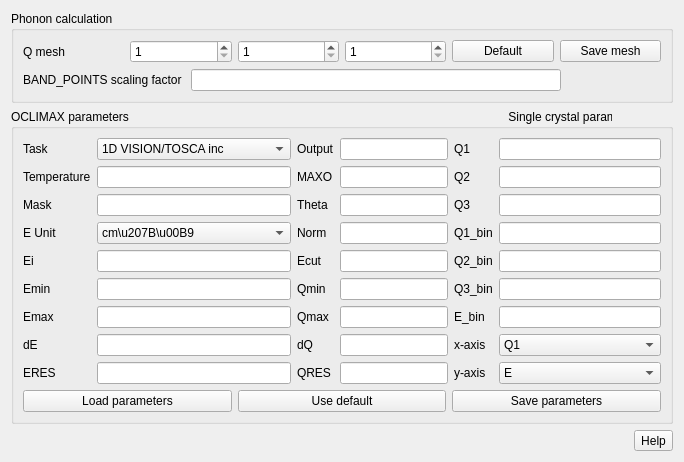
<?xml version="1.0" encoding="UTF-8"?>
<ui version="4.0">
 <class>OCLIMAX</class>
 <widget class="QWidget" name="OCLIMAX">
  <property name="geometry">
   <rect>
    <x>0</x>
    <y>0</y>
    <width>624</width>
    <height>460</height>
   </rect>
  </property>
  <property name="windowTitle">
   <string>Set up simulation</string>
  </property>
  <layout class="QVBoxLayout" name="verticalLayout">
   <item>
    <widget class="QGroupBox" name="groupBox">
     <property name="title">
      <string>Phonon calculation</string>
     </property>
     <layout class="QVBoxLayout" name="verticalLayout_2">
      <item>
       <layout class="QHBoxLayout" name="horizontalLayout">
        <item>
         <widget class="QLabel" name="label">
          <property name="text">
           <string>Q mesh</string>
          </property>
         </widget>
        </item>
        <item>
         <widget class="QSpinBox" name="spinBox_mesh1">
          <property name="minimum">
           <number>1</number>
          </property>
         </widget>
        </item>
        <item>
         <widget class="QSpinBox" name="spinBox_mesh2">
          <property name="minimum">
           <number>1</number>
          </property>
         </widget>
        </item>
        <item>
         <widget class="QSpinBox" name="spinBox_mesh3">
          <property name="minimum">
           <number>1</number>
          </property>
         </widget>
        </item>
        <item>
         <widget class="QPushButton" name="pushButton_ph_default">
          <property name="text">
           <string>Default</string>
          </property>
         </widget>
        </item>
        <item>
         <widget class="QPushButton" name="pushButton_ph_save">
          <property name="text">
           <string>Save mesh</string>
          </property>
         </widget>
        </item>
       </layout>
      </item>
      <item>
       <layout class="QHBoxLayout" name="horizontalLayout_3">
        <item>
         <widget class="QLabel" name="label_29">
          <property name="text">
           <string>BAND_POINTS scaling factor </string>
          </property>
         </widget>
        </item>
        <item>
         <widget class="QLineEdit" name="lineEdit_bscale"/>
        </item>
        <item>
         <spacer name="verticalSpacer_5">
          <property name="orientation">
           <enum>Qt::Vertical</enum>
          </property>
          <property name="sizeHint" stdset="0">
           <size>
            <width>20</width>
            <height>40</height>
           </size>
          </property>
         </spacer>
        </item>
        <item>
         <spacer name="verticalSpacer_4">
          <property name="orientation">
           <enum>Qt::Vertical</enum>
          </property>
          <property name="sizeHint" stdset="0">
           <size>
            <width>20</width>
            <height>40</height>
           </size>
          </property>
         </spacer>
        </item>
        <item>
         <spacer name="verticalSpacer_3">
          <property name="orientation">
           <enum>Qt::Vertical</enum>
          </property>
          <property name="sizeHint" stdset="0">
           <size>
            <width>20</width>
            <height>40</height>
           </size>
          </property>
         </spacer>
        </item>
        <item>
         <spacer name="verticalSpacer">
          <property name="orientation">
           <enum>Qt::Vertical</enum>
          </property>
          <property name="sizeHint" stdset="0">
           <size>
            <width>20</width>
            <height>40</height>
           </size>
          </property>
         </spacer>
        </item>
        <item>
         <spacer name="verticalSpacer_2">
          <property name="orientation">
           <enum>Qt::Vertical</enum>
          </property>
          <property name="sizeHint" stdset="0">
           <size>
            <width>20</width>
            <height>40</height>
           </size>
          </property>
         </spacer>
        </item>
       </layout>
      </item>
     </layout>
    </widget>
   </item>
   <item>
    <widget class="QGroupBox" name="groupBox_2">
     <property name="enabled">
      <bool>true</bool>
     </property>
     <property name="title">
      <string>OCLIMAX parameters                                                                                                                  Single crystal parameters</string>
     </property>
     <layout class="QFormLayout" name="formLayout">
      <item row="0" column="0">
       <layout class="QGridLayout" name="gridLayout">
        <item row="7" column="2">
         <widget class="QLineEdit" name="lineEdit_Emax"/>
        </item>
        <item row="10" column="2">
         <widget class="QLineEdit" name="lineEdit_Eres"/>
        </item>
        <item row="1" column="0">
         <widget class="QLabel" name="label_4">
          <property name="text">
           <string>Temperature</string>
          </property>
         </widget>
        </item>
        <item row="0" column="4">
         <widget class="QLineEdit" name="lineEdit_output"/>
        </item>
        <item row="1" column="2">
         <widget class="QLineEdit" name="lineEdit_temp"/>
        </item>
        <item row="1" column="4">
         <widget class="QLineEdit" name="lineEdit_maxo"/>
        </item>
        <item row="6" column="2">
         <widget class="QLineEdit" name="lineEdit_Emin"/>
        </item>
        <item row="7" column="4">
         <widget class="QLineEdit" name="lineEdit_Qmax"/>
        </item>
        <item row="7" column="0">
         <widget class="QLabel" name="label_9">
          <property name="text">
           <string>Emax</string>
          </property>
         </widget>
        </item>
        <item row="4" column="0">
         <widget class="QLabel" name="label_17">
          <property name="text">
           <string>E Unit</string>
          </property>
         </widget>
        </item>
        <item row="10" column="4">
         <widget class="QLineEdit" name="lineEdit_Qres"/>
        </item>
        <item row="7" column="3">
         <widget class="QLabel" name="label_11">
          <property name="text">
           <string>Qmax</string>
          </property>
         </widget>
        </item>
        <item row="6" column="3">
         <widget class="QLabel" name="label_10">
          <property name="text">
           <string>Qmin</string>
          </property>
         </widget>
        </item>
        <item row="0" column="3">
         <widget class="QLabel" name="label_18">
          <property name="text">
           <string>Output</string>
          </property>
         </widget>
        </item>
        <item row="10" column="0">
         <widget class="QLabel" name="label_6">
          <property name="text">
           <string>ERES</string>
          </property>
         </widget>
        </item>
        <item row="0" column="2">
         <widget class="QComboBox" name="comboBox_task">
          <item>
           <property name="text">
            <string>1D VISION/TOSCA inc</string>
           </property>
          </item>
          <item>
           <property name="text">
            <string>2D S(Q,E) inc</string>
           </property>
          </item>
          <item>
           <property name="text">
            <string>1D VISION/TOSCA full</string>
           </property>
          </item>
          <item>
           <property name="text">
            <string>2D S(Q,E) full</string>
           </property>
          </item>
          <item>
           <property name="text">
            <string>2D S(Q,E) single crystal</string>
           </property>
          </item>
          <item>
           <property name="text">
            <string>2D S(Q,Q) single crystal</string>
           </property>
          </item>
          <item>
           <property name="text">
            <string>Others (defined in params file)</string>
           </property>
          </item>
         </widget>
        </item>
        <item row="4" column="2">
         <widget class="QComboBox" name="comboBox_Eunit">
          <item>
           <property name="text">
            <string>cm\u207B\u00B9</string>
           </property>
          </item>
          <item>
           <property name="text">
            <string>meV</string>
           </property>
          </item>
          <item>
           <property name="text">
            <string>THz</string>
           </property>
          </item>
         </widget>
        </item>
        <item row="0" column="0">
         <widget class="QLabel" name="label_2">
          <property name="text">
           <string>Task</string>
          </property>
         </widget>
        </item>
        <item row="9" column="3">
         <widget class="QLabel" name="label_13">
          <property name="text">
           <string>dQ</string>
          </property>
         </widget>
        </item>
        <item row="3" column="0">
         <widget class="QLabel" name="label_19">
          <property name="text">
           <string>Mask</string>
          </property>
         </widget>
        </item>
        <item row="9" column="4">
         <widget class="QLineEdit" name="lineEdit_dQ"/>
        </item>
        <item row="6" column="4">
         <widget class="QLineEdit" name="lineEdit_Qmin"/>
        </item>
        <item row="1" column="3">
         <widget class="QLabel" name="label_5">
          <property name="text">
           <string>MAXO</string>
          </property>
         </widget>
        </item>
        <item row="3" column="4">
         <widget class="QLineEdit" name="lineEdit_theta"/>
        </item>
        <item row="3" column="3">
         <widget class="QLabel" name="label_21">
          <property name="text">
           <string>Theta</string>
          </property>
         </widget>
        </item>
        <item row="3" column="2">
         <widget class="QLineEdit" name="lineEdit_mask"/>
        </item>
        <item row="9" column="2">
         <widget class="QLineEdit" name="lineEdit_dE"/>
        </item>
        <item row="6" column="0">
         <widget class="QLabel" name="label_8">
          <property name="text">
           <string>Emin</string>
          </property>
         </widget>
        </item>
        <item row="9" column="0">
         <widget class="QLabel" name="label_12">
          <property name="text">
           <string>dE</string>
          </property>
         </widget>
        </item>
        <item row="10" column="3">
         <widget class="QLabel" name="label_7">
          <property name="text">
           <string>QRES</string>
          </property>
         </widget>
        </item>
        <item row="5" column="3">
         <widget class="QLabel" name="label_3">
          <property name="text">
           <string>Ecut</string>
          </property>
         </widget>
        </item>
        <item row="5" column="0">
         <widget class="QLabel" name="label_22">
          <property name="text">
           <string>Ei</string>
          </property>
         </widget>
        </item>
        <item row="5" column="2">
         <widget class="QLineEdit" name="lineEdit_Ei"/>
        </item>
        <item row="5" column="4">
         <widget class="QLineEdit" name="lineEdit_Ecut"/>
        </item>
        <item row="4" column="3">
         <widget class="QLabel" name="label_20">
          <property name="text">
           <string>Norm</string>
          </property>
         </widget>
        </item>
        <item row="4" column="4">
         <widget class="QLineEdit" name="lineEdit_norm"/>
        </item>
       </layout>
      </item>
      <item row="1" column="0" colspan="2">
       <layout class="QHBoxLayout" name="horizontalLayout_2">
        <item>
         <widget class="QPushButton" name="pushButton_oclimax_load">
          <property name="text">
           <string>Load parameters</string>
          </property>
         </widget>
        </item>
        <item>
         <widget class="QPushButton" name="pushButton_oclimax_default">
          <property name="text">
           <string>Use default</string>
          </property>
         </widget>
        </item>
        <item>
         <widget class="QPushButton" name="pushButton_oclimax_save">
          <property name="text">
           <string>Save parameters</string>
          </property>
         </widget>
        </item>
       </layout>
      </item>
      <item row="0" column="1">
       <layout class="QGridLayout" name="gridLayout_2">
        <item row="1" column="1">
         <widget class="QLineEdit" name="lineEdit_Q2"/>
        </item>
        <item row="4" column="0">
         <widget class="QLabel" name="label_24">
          <property name="text">
           <string>Q2_bin</string>
          </property>
         </widget>
        </item>
        <item row="5" column="0">
         <widget class="QLabel" name="label_25">
          <property name="text">
           <string>Q3_bin</string>
          </property>
         </widget>
        </item>
        <item row="0" column="0">
         <widget class="QLabel" name="label_14">
          <property name="text">
           <string>Q1</string>
          </property>
         </widget>
        </item>
        <item row="0" column="1">
         <widget class="QLineEdit" name="lineEdit_Q1"/>
        </item>
        <item row="2" column="0">
         <widget class="QLabel" name="label_16">
          <property name="text">
           <string>Q3</string>
          </property>
         </widget>
        </item>
        <item row="3" column="0">
         <widget class="QLabel" name="label_23">
          <property name="text">
           <string>Q1_bin</string>
          </property>
         </widget>
        </item>
        <item row="7" column="0">
         <widget class="QLabel" name="label_27">
          <property name="text">
           <string>x-axis</string>
          </property>
         </widget>
        </item>
        <item row="3" column="1">
         <widget class="QLineEdit" name="lineEdit_Q1bin"/>
        </item>
        <item row="1" column="0">
         <widget class="QLabel" name="label_15">
          <property name="text">
           <string>Q2</string>
          </property>
         </widget>
        </item>
        <item row="2" column="1">
         <widget class="QLineEdit" name="lineEdit_Q3"/>
        </item>
        <item row="6" column="0">
         <widget class="QLabel" name="label_26">
          <property name="text">
           <string>E_bin</string>
          </property>
         </widget>
        </item>
        <item row="8" column="0">
         <widget class="QLabel" name="label_28">
          <property name="text">
           <string>y-axis</string>
          </property>
         </widget>
        </item>
        <item row="4" column="1">
         <widget class="QLineEdit" name="lineEdit_Q2bin"/>
        </item>
        <item row="5" column="1">
         <widget class="QLineEdit" name="lineEdit_Q3bin"/>
        </item>
        <item row="6" column="1">
         <widget class="QLineEdit" name="lineEdit_Ebin"/>
        </item>
        <item row="7" column="1">
         <widget class="QComboBox" name="comboBox_xaxis">
          <item>
           <property name="text">
            <string>Q1</string>
           </property>
          </item>
          <item>
           <property name="text">
            <string>Q2</string>
           </property>
          </item>
          <item>
           <property name="text">
            <string>Q3</string>
           </property>
          </item>
         </widget>
        </item>
        <item row="8" column="1">
         <widget class="QComboBox" name="comboBox_yaxis">
          <item>
           <property name="text">
            <string>E</string>
           </property>
          </item>
          <item>
           <property name="text">
            <string>Q1</string>
           </property>
          </item>
          <item>
           <property name="text">
            <string>Q2</string>
           </property>
          </item>
          <item>
           <property name="text">
            <string>Q3</string>
           </property>
          </item>
         </widget>
        </item>
       </layout>
      </item>
     </layout>
    </widget>
   </item>
   <item alignment="Qt::AlignRight">
    <widget class="QToolButton" name="toolButton_help_oclimax">
     <property name="text">
      <string>Help</string>
     </property>
    </widget>
   </item>
  </layout>
 </widget>
 <resources/>
 <connections>
  <connection>
   <sender>pushButton_ph_default</sender>
   <signal>clicked()</signal>
   <receiver>OCLIMAX</receiver>
   <slot>use_default_mesh()</slot>
   <hints>
    <hint type="sourcelabel">
     <x>566</x>
     <y>86</y>
    </hint>
    <hint type="destinationlabel">
     <x>569</x>
     <y>119</y>
    </hint>
   </hints>
  </connection>
  <connection>
   <sender>pushButton_ph_save</sender>
   <signal>clicked()</signal>
   <receiver>OCLIMAX</receiver>
   <slot>save_mesh()</slot>
   <hints>
    <hint type="sourcelabel">
     <x>676</x>
     <y>86</y>
    </hint>
    <hint type="destinationlabel">
     <x>569</x>
     <y>91</y>
    </hint>
   </hints>
  </connection>
  <connection>
   <sender>pushButton_oclimax_load</sender>
   <signal>clicked()</signal>
   <receiver>OCLIMAX</receiver>
   <slot>load_parameters()</slot>
   <hints>
    <hint type="sourcelabel">
     <x>209</x>
     <y>435</y>
    </hint>
    <hint type="destinationlabel">
     <x>217</x>
     <y>429</y>
    </hint>
   </hints>
  </connection>
  <connection>
   <sender>pushButton_oclimax_default</sender>
   <signal>clicked()</signal>
   <receiver>OCLIMAX</receiver>
   <slot>use_default_parameters()</slot>
   <hints>
    <hint type="sourcelabel">
     <x>455</x>
     <y>435</y>
    </hint>
    <hint type="destinationlabel">
     <x>403</x>
     <y>429</y>
    </hint>
   </hints>
  </connection>
  <connection>
   <sender>pushButton_oclimax_save</sender>
   <signal>clicked()</signal>
   <receiver>OCLIMAX</receiver>
   <slot>save_parameters()</slot>
   <hints>
    <hint type="sourcelabel">
     <x>676</x>
     <y>435</y>
    </hint>
    <hint type="destinationlabel">
     <x>569</x>
     <y>429</y>
    </hint>
   </hints>
  </connection>
  <connection>
   <sender>toolButton_help_oclimax</sender>
   <signal>clicked()</signal>
   <receiver>OCLIMAX</receiver>
   <slot>open_help_oclimax()</slot>
   <hints>
    <hint type="sourcelabel">
     <x>687</x>
     <y>474</y>
    </hint>
    <hint type="destinationlabel">
     <x>284</x>
     <y>214</y>
    </hint>
   </hints>
  </connection>
  <connection>
   <sender>comboBox_task</sender>
   <signal>currentIndexChanged(int)</signal>
   <receiver>OCLIMAX</receiver>
   <slot>task_changed()</slot>
   <hints>
    <hint type="sourcelabel">
     <x>184</x>
     <y>171</y>
    </hint>
    <hint type="destinationlabel">
     <x>348</x>
     <y>241</y>
    </hint>
   </hints>
  </connection>
  <connection>
   <sender>comboBox_Eunit</sender>
   <signal>currentIndexChanged(int)</signal>
   <receiver>OCLIMAX</receiver>
   <slot>unit_changed()</slot>
   <hints>
    <hint type="sourcelabel">
     <x>184</x>
     <y>252</y>
    </hint>
    <hint type="destinationlabel">
     <x>348</x>
     <y>241</y>
    </hint>
   </hints>
  </connection>
 </connections>
 <slots>
  <slot>use_default_mesh()</slot>
  <slot>save_mesh()</slot>
  <slot>load_parameters()</slot>
  <slot>use_default_parameters()</slot>
  <slot>save_parameters()</slot>
  <slot>open_help_oclimax()</slot>
  <slot>task_changed()</slot>
  <slot>unit_changed()</slot>
 </slots>
</ui>
